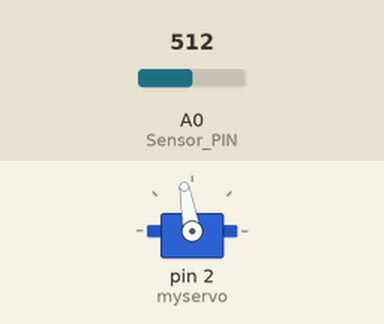
The sketch below on a simulated Arduino Uno, built with avr-gcc and run on an emulated ATmega328P. On the bench: servo. The test bench sets the inputs (shaded band); at power-on: A0 (Sensor_PIN) = 512.

Above: at 1.2 s.
1.3 s: A0 (Sensor_PIN) set to 528
2.8 s: A0 (Sensor_PIN) set to 547
At 4.0 s:
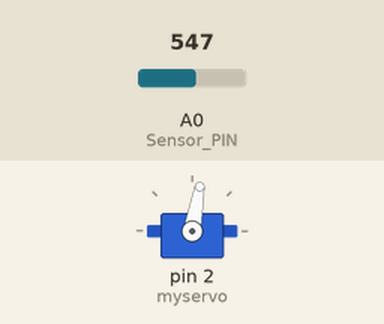
4.3 s: A0 (Sensor_PIN) set to 511
At 5.4 s:
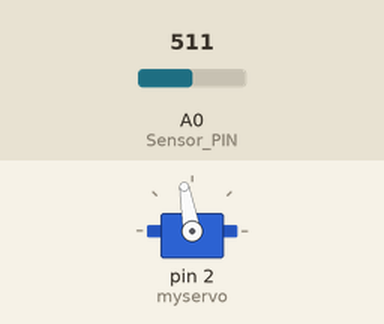
5.8 s: A0 (Sensor_PIN) set to 716
At 6.3 s:
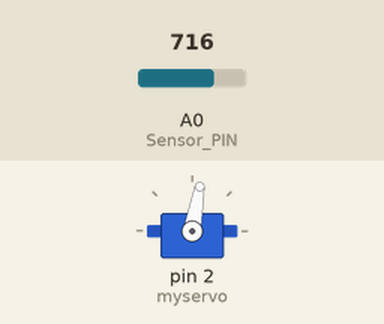
Timing chart, 0 to 8.3 s (numbered marks = the images above; inputs shaded):
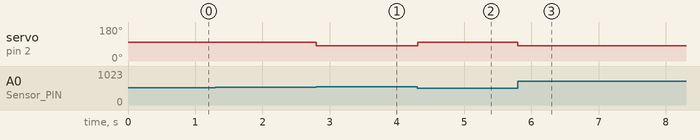

The sketch:

ChromeDinosaur.ino
```cpp
#include <Servo.h>
Servo myservo;

int Sensor_PIN = A0;  // Pin location
int Sensor_VALUE = 0; // Current Value set for the sensor
int Servo_VAL;        // Servo location

void setup() {
  Serial.begin(9600);
  myservo.attach(2);  // Servo pin location
  myservo.write(80);  // setup location for the servo
}

void loop() {
  Sensor_VALUE = (analogRead(Sensor_PIN)); // The value of the sensor pin

  // check if the there come a cactus
  if (Sensor_VALUE < "INSERT VALUE") // insert the value of the white area from the sensor (my was around 126-130)
  {
    // servo location will move if theres is a cactus
    Servo_VAL = 100;
  }
  //if there is no cactus
  else
  {
    Servo_VAL =  80;
    myservo.write(Servo_VAL);
    delay(50);
  }

  //this write the current location value of the Servo_VAL variable
  myservo.write(Servo_VAL);
}
```

Measured:
- the behaviour switches between 538 and 539 on A0 (Sensor_PIN) (found by bisection; images 0 and 1)
- after the input at 1.3 s, every drawn part: stays the same
- after the input at 2.8 s, servo on pin 2 (myservo): 100° → 80° at once
- after the input at 4.3 s, servo on pin 2 (myservo): 80° → 100° at once
- after the input at 5.8 s, servo on pin 2 (myservo): 100° → 80° at once
